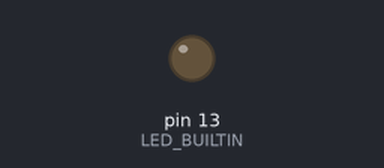
The sketch below on a simulated Arduino Uno, built with avr-gcc and run on an emulated ATmega328P. Shown: output pins drawn as LEDs (lit = HIGH).

Above: at 2.0 s.
At 7.0 s:
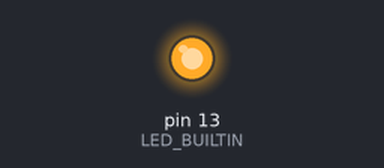
Timing chart, 0 to 14.3 s (numbered marks = the images above):
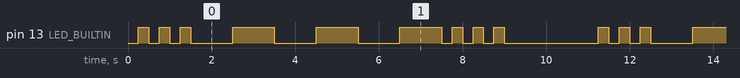

Measured:
- by itself, pin 13 (LED_BUILTIN): repeats every 11.0 s: 2 × (LOW 0.25 s, HIGH 0.25 s), 3 × (LOW 1.0 s, HIGH 1.0 s), 3 × (LOW 0.25 s, HIGH 0.25 s), LOW 2.3 s, HIGH 0.25 s
- by itself, everything shown: repeats every 11.0 s, in 18 steps

The sketch:

Atividade-2.ino
```cpp
void setup() {
pinMode(LED_BUILTIN, OUTPUT);
}

void loop() {
  for(int s=0; s<3; s++){
    delay(250);
    digitalWrite(LED_BUILTIN, HIGH);
    delay(250);
    digitalWrite(LED_BUILTIN, LOW);
  }
  for(int o=0; o<3; o++){
    delay(1000);
    digitalWrite(LED_BUILTIN, HIGH);
    delay(1000);
    digitalWrite(LED_BUILTIN, LOW);
  }
    for(int s=0; s<3; s++){
    delay(250);
    digitalWrite(LED_BUILTIN, HIGH);
    delay(250);
    digitalWrite(LED_BUILTIN, LOW);
  }
  delay(2000);
}
```
